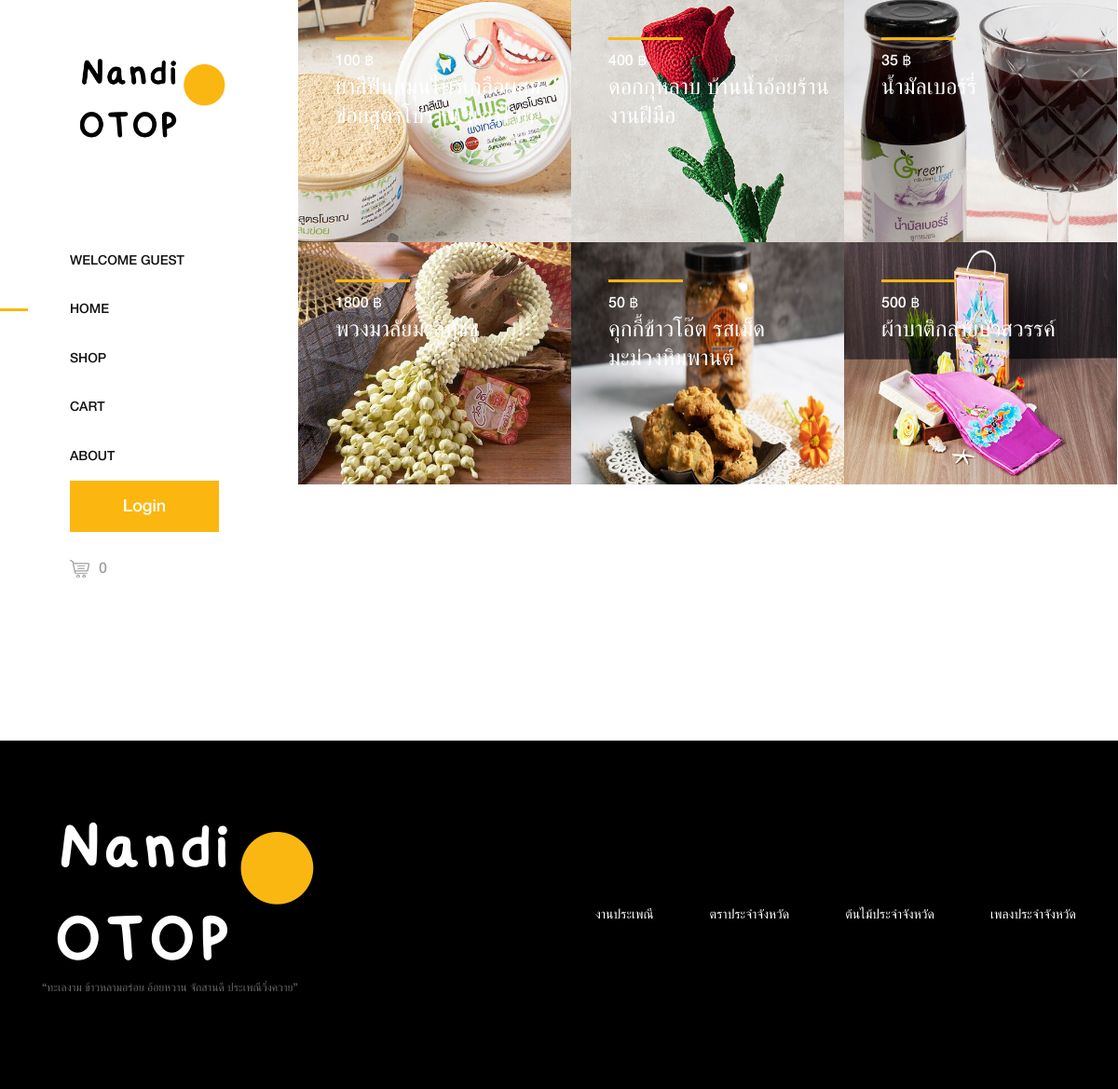
The page / on the database its author committed.
### tables this page shows
CREATE TABLE `products` (
  `product_id` int(11) NOT NULL,
  `product_title` varchar(100) NOT NULL,
  `product_description` varchar(255) NOT NULL,
  `product_keywords` varchar(255) NOT NULL,
  `category_id` int(11) NOT NULL,
  `district_id` int(11) NOT NULL,
  `product_image1` varchar(255) NOT NULL,
  `product_image2` varchar(255) NOT NULL,
  `product_price` varchar(255) NOT NULL,
  `date` timestamp NOT NULL DEFAULT current_timestamp() ON UPDATE current_timestamp(),
  `status` varchar(100) NOT NULL
);

### functions/common_function.php (the view, shortened to what this page needs)
<?php
function getproducts(){
    global $con;
    if(!isset($_GET['category'])){
        if(!isset($_GET['district'])){
            $select_query="select * from `products` order by rand() LIMIT 0,6";
            $result_query=mysqli_query($con,$select_query);
            while($row=mysqli_fetch_assoc($result_query)){
                $product_id=$row['product_id'];
                $product_title=$row['product_title'];
                $product_image1=$row['product_image1'];
                $product_price=$row['product_price'];
                echo
                "
                <div class='single-products-catagory clearfix'>
                    <a href='product_details.php?product_id=$product_id'>
                        <img src='./admin_area/product_images/$product_image1' alt=''>
                        <div class='hover-content'>
                            <div class='line'></div>
                            <p class='text-white'>$product_price ฿</p>
                            <h4 class='text-white'>$product_title</h4>
                        </div>
                    </a>
                </div>"
                ;
            }
        }
    }
}
function getIPAddress() {
    if(!empty($_SERVER['HTTP_CLIENT_IP'])) {
        $ip = $_SERVER['HTTP_CLIENT_IP'];
    }
    elseif (!empty($_SERVER['HTTP_X_FORWARDED_FOR'])) {
        $ip = $_SERVER['HTTP_X_FORWARDED_FOR'];
    }
    else{
        $ip = $_SERVER['REMOTE_ADDR'];
    }
    return $ip;
}
function cart_item(){
    if(isset($_GET['add_to_cart'])){
        global $con;
        $get_ip_add = getIPAddress();
        $select_query="select * from `cart_details` where ip_address='$get_ip_add'";
        $result_query=mysqli_query($con,$select_query);
        $count_cart_items=mysqli_num_rows($result_query);
    }else{
        global $con;
        $get_ip_add = getIPAddress();
        $select_query="select * from `cart_details` where ip_address='$get_ip_add'";
        $result_query=mysqli_query($con,$select_query);
        $count_cart_items=mysqli_num_rows($result_query);
    }
    echo $count_cart_items;
}
?>

### index.php (shortened to what this page needs)
<?php
include('includes/connect.php');
include('functions/common_function.php');
?>
<!DOCTYPE html>
<html lang="en">
<head>
    <link rel="stylesheet" href="css/core-style.css">
</head>
<body>
    <div class="main-content-wrapper d-flex clearfix">
        <header class="header-area clearfix">
            <div class="logo">
                <a href="index.php"><img src="img/core-img/Nandi_OTOP_4.png" alt=""></a>
            </div>
            <nav class="amado-nav">
                <ul>
                <?php
                if(!isset($_SESSION['username'])){
                echo
                "<li><a href='./user_area/user_login.php'>Welcome Guest</a></li>";
                }else{
                echo
                "<li><a href='./user_area/profile.php'>Welcome ".$_SESSION['username']."</a></li>";}
                ?>
                    <li class="active"><a href="index.php">Home</a></li>
                    <li><a href="shop.php">Shop</a></li>
                    <li><a href="cart.php">Cart</a></li>
                    <li><a href="about.php">About</a></li>
                </ul>
            </nav>
            <div class="amado-nav">
                <?php
                if(!isset($_SESSION['username'])){
                    echo
                    "<a href='./user_area/user_login.php' class='btn amado-btn mb-15'>Login</a>";
                }else{
                    echo
                    "<a href='./user_area/logout.php' class='btn amado-btn mb-15'>Logout</a>";
                }
                ?>
            </div>
            <div class="cart-fav-search mb-100">
                <a href="cart.php" class="cart-nav"><img src="img/core-img/cart.png" alt=""><span><?php cart_item();?></span></a>
            </div>
        </header>
        <div class="products-catagories-area clearfix">
            <div class="amado-pro-catagory clearfix">
                <?php
                getproducts();
                ?>
            </div>
        </div>
    </div>
    <?php
    include("./includes/footer.php")
    ?>
</body>
</html>

### includes/footer.php (shortened to what this page needs)
 <footer class="footer_area clearfix bg-dark">
        <div class="container">
            <div class="row align-items-center">
                <div class="col-12 col-lg-4">
                    <div class="single_widget_area">
                        <div class="footer-logo mr-50">
                            <a href="index.php"><img src="img/core-img/Nandi_OTOP_3.png" alt=""></a>
                        </div>
                        <p class="copywrite">
                        “ทะเลงาม  ข้าวหลามอร่อย   อ้อยหวาน  จักสานดี  ประเพณีวิ่งควาย”
</p>
                    </div>
                </div>
                <div class="col-12 col-lg-8">
                    <div class="single_widget_area">
                        <div class="footer_menu">
                            <nav class="navbar navbar-expand-lg justify-content-end">
                                <div class="collapse navbar-collapse" id="footerNavContent">
                                    <ul class="navbar-nav ml-auto">
                                        <li class="nav-item">
                                            <a class="nav-link" href="http://www.chonburimots.go.th/th/%E0%B8%81%E0%B8%B2%E0%B8%A3%E0%B8%97%E0%B9%88%E0%B8%AD%E0%B8%87%E0%B9%80%E0%B8%97%E0%B8%B5%E0%B9%88%E0%B8%A2%E0%B8%A7/%E0%B8%82%E0%B9%89%E0%B8%AD%E0%B8%A1%E0%B8%B9%E0%B8%A5%E0%B8%97%E0%B9%88%E0%B8%AD%E0%B8%87%E0%B9%80%E0%B8%97%E0%B8%B5%E0%B9%88%E0%B8%A2%E0%B8%A7%E0%B8%8A%E0%B8%A5%E0%B8%9A%E0%B8%B8%E0%B8%A3%E0%B8%B5/%E0%B9%80%E0%B8%97%E0%B8%A8%E0%B8%81%E0%B8%B2%E0%B8%A5%E0%B8%87%E0%B8%B2%E0%B8%99%E0%B8%9B%E0%B8%A3%E0%B8%B0%E0%B9%80%E0%B8%9E%E0%B8%93%E0%B8%B5.html">งานประเพณี</a>
                                        </li>
                                        <li class="nav-item">
                                            <a class="nav-link" href="http://r02.ldd.go.th/cbi/chonburi.html">ตราประจำจังหวัด</a>
                                        </li>
                                        <li class="nav-item">
                                            <a class="nav-link" href="https://cfbt.or.th/pb/index.php/article/46-chonburi">ต้นไม้ประจำจังหวัด</a>
                                        </li>
                                        <li class="nav-item">
                                            <a class="nav-link" href="https://suwanankob09.wordpress.com/%E0%B9%80%E0%B8%99%E0%B8%B7%E0%B9%89%E0%B8%AD%E0%B9%80%E0%B8%9E%E0%B8%A5%E0%B8%87%E0%B8%88%E0%B8%B1%E0%B8%87%E0%B8%AB%E0%B8%A7%E0%B8%B1%E0%B8%94%E0%B8%8A%E0%B8%A5%E0%B8%9A%E0%B8%B8%E0%B8%A3%E0%B8%B5/">เพลงประจำจังหวัด</a>
                                        </li>
                                    </ul>
                                </div>
                            </nav>
                        </div>
                    </div>
                </div>
            </div>
        </div>
    </footer>

### css/core-style.css (style rules this page uses)
* { margin: 0; padding: 0; }
body { font-family: "helveticaneuemedium"; font-size: 16px; }
h1, h2, h3, h4, h5, h6 { color: #242424; line-height: 1.3; font-weight: 400; }
p { color: #6d6d6d; font-size: 16px; line-height: 1.9; font-weight: 400; }
a { -webkit-transition: all 500ms ease 0s; transition: all 500ms ease 0s; text-decoration: none; outline: 0 solid transparent; color: #131212; font-weight: 400; font-size: 12px; }
ul, ol { margin: 0; }
ul li, ol li { list-style: none; }
img { height: auto; max-width: 100%; }
.mb-15 { margin-bottom: 15px !important; }
.mb-100 { margin-bottom: 100px !important; }
.mr-50 { margin-right: 50px !important; }
.bg-dark { background-color: #000000 !important; }
.amado-btn { display: inline-block; min-width: 160px; height: 55px; color: #ffffff; border: none; border-radius: 0; padding: 0 7px; font-size: 18px; line-height: 56px; background-color: #fbb710; font-weight: 400; }
.main-content-wrapper { position: relative; z-index: 1; -webkit-transition-duration: 500ms; transition-duration: 500ms; -ms-flex-wrap: wrap; flex-wrap: wrap; }
.main-content-wrapper .header-area { -webkit-transition-duration: 500ms; transition-duration: 500ms; position: relative; z-index: 1; -webkit-box-flex: 0; -ms-flex: 0 0 320px; flex: 0 0 320px; width: 320px; max-width: 320px; background-color: #fff; padding: 60px 75px; }
.main-content-wrapper .header-area .logo { margin-bottom: 100px; display: block; }
.main-content-wrapper .header-area .amado-nav li a { font-size: 14px; text-transform: uppercase; position: relative; z-index: 1; padding: 20px 0; display: block; line-height: 0.9; color: #131212; font-weight: normal; }
.main-content-wrapper .header-area .amado-nav li a::after { -webkit-transition-duration: 500ms; transition-duration: 500ms; width: 30px; height: 3px; position: absolute; top: 50%; margin-top: -1.5px; left: -150px; background-color: #fbb710; z-index: 10; content: ''; }
.main-content-wrapper .header-area .amado-nav li.active a::after { left: -75px; }
.main-content-wrapper .header-area .cart-fav-search a { display: block; text-transform: uppercase; font-size: 16px; padding: 15px 0; color: #131212; line-height: 1; }
.main-content-wrapper .header-area .cart-fav-search a span { color: #9e9e9e; }
.main-content-wrapper .header-area .cart-fav-search a img { margin-right: 10px; }
.main-content-wrapper .products-catagories-area { -webkit-box-flex: 0; -ms-flex: 0 0 calc(100% - 320px); flex: 0 0 calc(100% - 320px); width: calc(100% - 320px); max-width: calc(100% - 320px); }
.single-products-catagory { position: relative; z-index: 1; width: 33.33333%; top: 0; }
.single-products-catagory a { display: block; width: 100%; height: 100%; position: relative; z-index: 10; }
.single-products-catagory a::after { -webkit-transition-duration: 250ms; transition-duration: 250ms; position: absolute; width: 100%; height: 100%; top: 0; left: 0; content: ''; background-color: rgba(60, 60, 60, 0.7); z-index: 1; opacity: 0; visibility: visible; }
.single-products-catagory a img { width: 100%; }
.single-products-catagory .hover-content { position: absolute; top: 40px; left: 40px; z-index: 10; }
.single-products-catagory .hover-content .line { width: 80px; height: 3px; background-color: #fbb710; display: block; margin-bottom: 15px; }
.single-products-catagory .hover-content p { font-size: 16px; color: #6d6d6d; line-height: 1; margin-bottom: 5px; -webkit-transition-duration: 250ms; transition-duration: 250ms; }
.single-products-catagory .hover-content h4 { margin-bottom: 0; -webkit-transition-duration: 250ms; transition-duration: 250ms; }
.footer_area { position: relative; z-index: 1; background-color: #252525; padding: 80px 0; }
.footer_area .single_widget_area .copywrite { font-size: 12px; color: rgba(255, 255, 255, 0.4); margin-top: 10px; }
.footer_area .single_widget_area .footer_menu { position: relative; z-index: 1; margin-left: auto; }
.footer_area .single_widget_area .footer_menu .navbar { padding: 0; }
.footer_area .single_widget_area .footer_menu .navbar-nav .nav-item .nav-link { padding: 10px 30px; color: #fff; text-transform: uppercase; font-size: 14px; }
.footer_area .single_widget_area .footer_menu .navbar-nav .nav-item:last-child .nav-link { padding-right: 0; }

### rows shown on the page
products: product_image1 (picture), product_price "100", product_title "ยาสีฟันสมุนไพรเกลือผสมข่อยสูตรโบราณ นภาไวท์"
products: product_image1 (picture), product_price "400", product_title "ดอกกุหลาบ บ้านน้ำอ้อยร้านงานฝีมือ"
products: product_image1 (picture), product_price "35", product_title "น้ำมัลเบอร์รี่"
products: product_image1 (picture), product_price "1800", product_title "พวงมาลัยมะลิทิชชู"
products: product_image1 (picture), product_price "50", product_title "คุกกี้ข้าวโอ๊ต รสเม็ดมะม่วงหิมพานต์"
products: product_image1 (picture), product_price "500", product_title "ผ้าบาติกลายบัวสวรรค์"

### other values the page prints
$count_cart_items "0"
